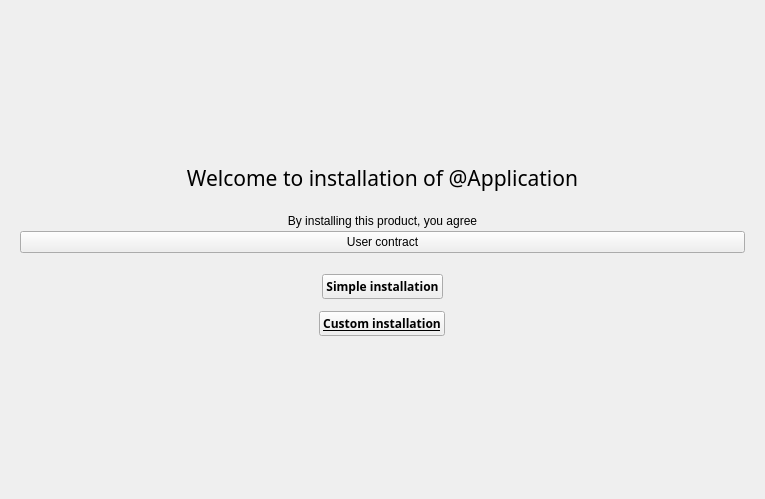
<?xml version="1.0" encoding="UTF-8"?>
<ui version="4.0">
 <class>Welcome</class>
 <widget class="QWidget" name="Welcome">
  <property name="geometry">
   <rect>
    <x>0</x>
    <y>0</y>
    <width>765</width>
    <height>499</height>
   </rect>
  </property>
  <property name="windowTitle">
   <string notr="true"/>
  </property>
  <layout class="QGridLayout" name="gridLayout">
   <item row="0" column="0">
    <layout class="QVBoxLayout" name="verticalLayout">
     <property name="spacing">
      <number>12</number>
     </property>
     <item>
      <spacer name="verticalSpacer">
       <property name="orientation">
        <enum>Qt::Vertical</enum>
       </property>
       <property name="sizeHint" stdset="0">
        <size>
         <width>20</width>
         <height>40</height>
        </size>
       </property>
      </spacer>
     </item>
     <item>
      <widget class="QLabel" name="labelWelcome">
       <property name="font">
        <font>
         <family>Segoe UI Semibold</family>
         <pointsize>16</pointsize>
         <weight>50</weight>
         <bold>false</bold>
        </font>
       </property>
       <property name="styleSheet">
        <string notr="true">color: @color-text-on-background ;</string>
       </property>
       <property name="text">
        <string>Welcome to installation of @Application</string>
       </property>
       <property name="alignment">
        <set>Qt::AlignCenter</set>
       </property>
      </widget>
     </item>
     <item>
      <widget class="QWidget" name="widgetContract" native="true">
       <property name="minimumSize">
        <size>
         <width>0</width>
         <height>20</height>
        </size>
       </property>
       <layout class="QVBoxLayout" name="verticalLayout_5">
        <property name="spacing">
         <number>3</number>
        </property>
        <item>
         <layout class="QVBoxLayout" name="verticalLayout_4">
          <property name="spacing">
           <number>3</number>
          </property>
          <item>
           <widget class="QLabel" name="labelProduct">
            <property name="styleSheet">
             <string notr="true">color : @color-text-gray;</string>
            </property>
            <property name="text">
             <string>By installing this product, you agree</string>
            </property>
            <property name="alignment">
             <set>Qt::AlignCenter</set>
            </property>
           </widget>
          </item>
          <item>
           <widget class="QPushButton" name="buttonContract">
            <property name="styleSheet">
             <string notr="true">QPushButton {
	background-color: transparent;
	color : @color-text-gray;
	border: px0;
	text-decoration: underline;
}

QPushButton:hover {
	color : @color-text-on-background;
}</string>
            </property>
            <property name="text">
             <string>User contract</string>
            </property>
           </widget>
          </item>
         </layout>
        </item>
       </layout>
      </widget>
     </item>
     <item alignment="Qt::AlignHCenter|Qt::AlignVCenter">
      <widget class="QPushButton" name="buttonSimpleInstallation">
       <property name="font">
        <font>
         <family>Segoe WP</family>
         <weight>75</weight>
         <bold>true</bold>
        </font>
       </property>
       <property name="autoFillBackground">
        <bool>false</bool>
       </property>
       <property name="styleSheet">
        <string notr="true"/>
       </property>
       <property name="text">
        <string>Simple installation</string>
       </property>
      </widget>
     </item>
     <item alignment="Qt::AlignHCenter">
      <widget class="QPushButton" name="buttonCustomInstall">
       <property name="font">
        <font>
         <family>Segoe WP Semibold</family>
         <pointsize>9</pointsize>
         <weight>75</weight>
         <bold>true</bold>
         <underline>true</underline>
        </font>
       </property>
       <property name="styleSheet">
        <string notr="true">QPushButton {
	background-color: transparent;
	color : @color-text-on-background;
	padding: 8px;
	border: px0;
	text-decoration: underline;
}

QPushButton:hover {
	color : @color-text-gray;
}</string>
       </property>
       <property name="text">
        <string>Custom installation</string>
       </property>
      </widget>
     </item>
     <item>
      <spacer name="verticalSpacer_2">
       <property name="orientation">
        <enum>Qt::Vertical</enum>
       </property>
       <property name="sizeHint" stdset="0">
        <size>
         <width>20</width>
         <height>40</height>
        </size>
       </property>
      </spacer>
     </item>
    </layout>
   </item>
  </layout>
 </widget>
 <resources/>
 <connections/>
</ui>
